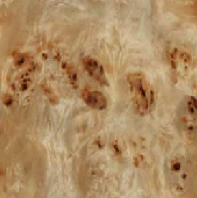
%> input picture texture/texture1.jpg, 197 x 198 px
$ octave steerableBullshit.m   (GNU Octave 9; MATLAB toolbox functions it lacks are replaced by stand-ins)
%> lines starting %> are read from the running program, lines starting %| are printed output that depends on the picture
%> further down, im is the input picture: size 198x197x3 uint8; mean R, G, B 173.4, 139.1, 97.3
### texture/H4.m
function [H4_filters ] = H4(m)
%> called with m = 1


N= 49;
H4_filters = zeros(N,N,8);

H4_vert = ones(N, N);
center = (N+1)./2;
mesh_size = 0.1;
for x =1:N
    for y = 1:N
    H4_vert(x,y) = (2.858*mesh_size*(x-center) - 2.982*(mesh_size*(x-center))^3 + 0.3975*(mesh_size*(x-center))^5)*exp(-((mesh_size*(x-center))^2 + (mesh_size*(y-center))^2));
    %H4(x,y) = (-2.205*(x-center) + 0.978*(x-center)^3)*exp(0.007*(-(x-center)^2 - (y-center)^2));
    end
end

Norm = sum(sum(H4_vert));

 H4_vert = H4_vert./Norm;

%imagesc(H4_vert);

H4_horz = ones(N, N);
center = (N+1)./2;
mesh_size = 0.1;
for x =1:N
    for y = 1:N
    H4_horz(x,y) = (2.858*mesh_size*(y-center) - 2.982*(mesh_size*(y-center))^3 + 0.3975*(mesh_size*(y-center))^5)*exp(-((mesh_size*(x-center))^2 + (mesh_size*(y-center))^2));
    %H4(x,y) = (-2.205*(x-center) + 0.978*(x-center)^3)*exp(0.007*(-(x-center)^2 - (y-center)^2));
    end
end


Norm = sum(sum(H4_horz));

 H4_horz = H4_horz./Norm;

%imagesc(H4_horz);


H4_45 = ones(N, N);
center = (N+1)./2;
mesh_size = 0.1;
vect_a = [1, -1]./(sqrt(2));
vect_b = [1, 1]./(sqrt(2));
for x =1:N
    for y = 1:N
    dot_a= [mesh_size*(x-center), mesh_size*(y-center)]*vect_a';
    dot_b = [mesh_size*(x-center), mesh_size*(y-center)]*vect_b';
    H4_45(x,y) = (2.858*dot_a - 2.982*(dot_a)^3 + 0.3975*(dot_a)^5)*exp(-(((dot_a))^2 + ((dot_b))^2));
    end
end


 H4_45 = H4_45./Norm;


H4_135 = ones(N, N);
center = (N+1)./2;
mesh_size = 0.1;
vect_a = [1, -1]./(sqrt(2));
vect_b = [1, 1]./(sqrt(2));
for x =1:N
    for y = 1:N
    dot_a= [mesh_size*(x-center), mesh_size*(y-center)]*vect_a';
    dot_b = [mesh_size*(x-center), mesh_size*(y-center)]*vect_b';
    H4_135(x,y) = (2.858*dot_b - 2.982*(dot_b)^3 + 0.3975*(dot_b)^5)*exp(-(((dot_a))^2 + ((dot_b))^2));
    end
end


H4_135 = H4_135./Norm;

H4_filters(:,:,1) = H4_vert;
H4_filters(:,:,2) = H4_horz;
H4_filters(:,:,3) = H4_45;
H4_filters(:,:,4) = H4_135;

H4_filters(:,:,5) = flipper(H4_vert);
H4_filters(:,:,6) = flipper(H4_horz);
H4_filters(:,:,7) = flipper(H4_45);
H4_filters(:,:,8) = flipper(H4_135);


end

### texture/flipper.m
function [ flipped ] = flipper( in )
%UNTITLED Summary of this function goes here
%   Detailed explanation goes here
[w, h] = size(in);
flipped = zeros(w, h);

for x=1:w
    for y = 1:h
        flipped(x,y) = in(w - x + 1, h -y + 1);
    end
end

end

### texture/steerableBullshit.m
clc;
clf;
clear;
im = imread('texture1.jpg');
filter_bank = H4(1);


im_g = double(rgb2gray(im));
gau = fspecial('gaussian');

diff = filter_bank(:,:,1) - filter_bank(:,:,5);

low_pass = conv2(im_g, gau, 'same');
high_pass = double(im_g) - low_pass;

im1 = conv2(im_g, filter_bank(:,:,1), 'same');
im2 = conv2(im_g, filter_bank(:,:,2), 'same');

im3 = conv2(im_g, filter_bank(:,:,3), 'same');
im4 = conv2(im_g, filter_bank(:,:,4), 'same');


high1 = low_pass -im1;
high2 = low_pass -im2;

high3 = low_pass -im4;
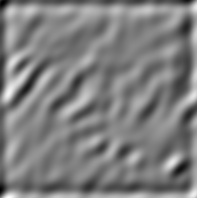
%> high3: size 198x197 double; min -1.1e+18, max 1.1e+18, mean 1.47e+15; drawn with min black and max white
high4 = low_pass -im3;
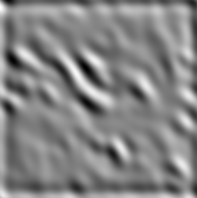
%> high4: size 198x197 double; min -1.24e+18, max 1.14e+18, mean -1.6e+15; drawn with min black and max white
alpha = 1000;


im11 = conv2(im1, filter_bank(:,:,5), 'same');
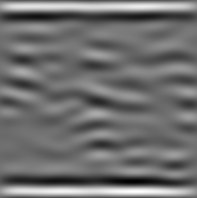
%> im11: size 198x197 double; min -1.71e+36, max 2.31e+36, mean 5.82e+34; drawn with min black and max white
im22 = conv2(im2, filter_bank(:,:,6), 'same');
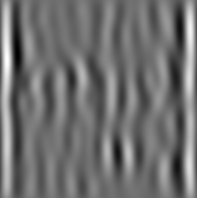
%> im22: size 198x197 double; min -4.35e+34, max 5.75e+34, mean 1.23e+33; drawn with min black and max white
im33 = conv2(im3, filter_bank(:,:,7), 'same');
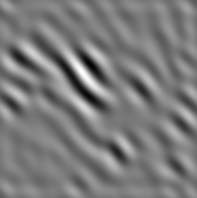
%> im33: size 198x197 double; min -4.05e+34, max 4.34e+34, mean 2.15e+32; drawn with min black and max white
im44 = conv2(im4, filter_bank(:,:,8), 'same');
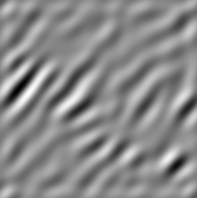
%> im44: size 198x197 double; min -2.85e+34, max 2.41e+34, mean 2.14e+32; drawn with min black and max white

sum_im = (im11+im22+im33+im44 + alpha*(high1 + high2+high3+high4))./8;
sum2 = (im11+im22+im33+im44)./4;
imagesc(sum_im);
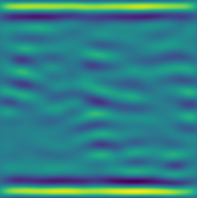
%> displayed picture: size 198x197x3, on the screen's scale of 0 to 255; mean R, G, B 47.8, 128.2, 135.4

keyboard;

$ run again, with texture/l2i3.jpg copied over texture/texture1.jpg
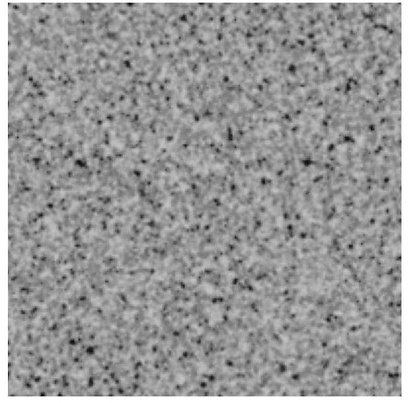
%> input picture texture/l2i3.jpg, 420 x 403 px, shrunk from 635 x 610 before the run
%> im is the input picture: size 403x420x3 uint8; min 0, max 255, mean 154.6
%> `im44 = conv2(im4, filter_bank(:,:,8), 'same');`:
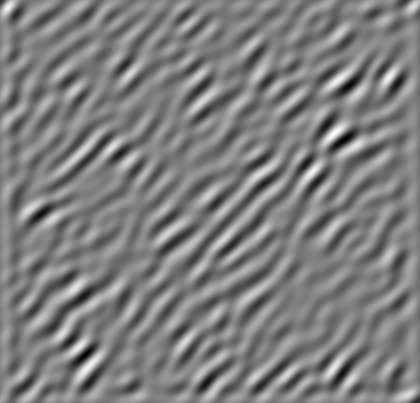
%> im44: size 403x420 double; min -3.71e+34, max 3.74e+34, mean 1.61e+32; drawn with min black and max white
%> `imagesc(sum_im);`:
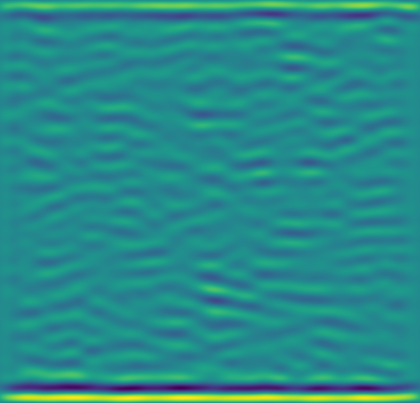
%> displayed picture: size 403x420x3, on the screen's scale of 0 to 255; mean R, G, B 39.2, 139.4, 137.9

$ run again, with texture/l5i1.jpg copied over texture/texture1.jpg
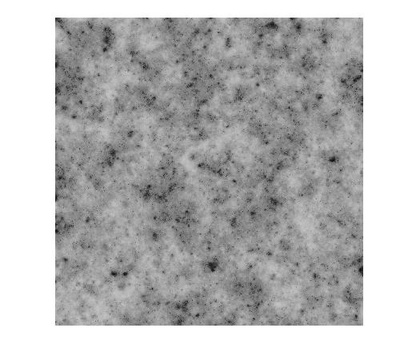
%> input picture texture/l5i1.jpg, 420 x 364 px, shrunk from 525 x 455 before the run
%> im is the input picture: size 364x420x3 uint8; min 10, max 255, mean 187
%> `im44 = conv2(im4, filter_bank(:,:,8), 'same');`:
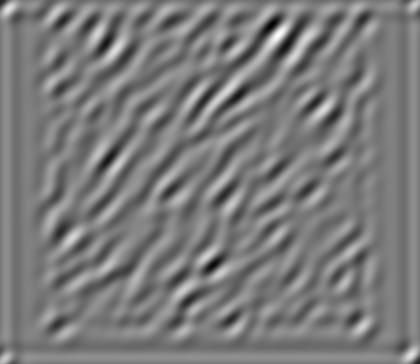
%> im44: size 364x420 double; min -3.17e+34, max 3.39e+34, mean 1.84e+32; drawn with min black and max white
%> `imagesc(sum_im);`:
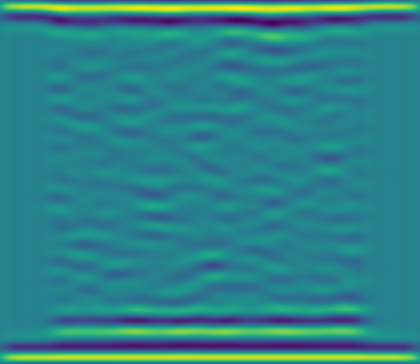
%> displayed picture: size 364x420x3, on the screen's scale of 0 to 255; mean R, G, B 45.4, 129.5, 136.7

$ run again, with texture/l5i3.jpg copied over texture/texture1.jpg
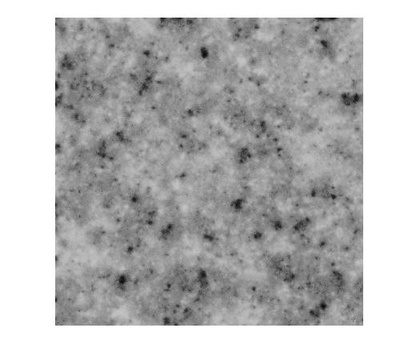
%> input picture texture/l5i3.jpg, 420 x 364 px, shrunk from 525 x 455 before the run
%> im is the input picture: size 364x420x3 uint8; min 7, max 255, mean 187
%> `imagesc(sum_im);`:
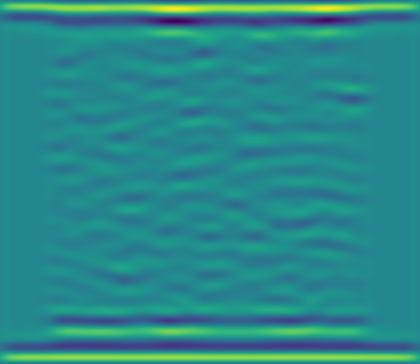
%> displayed picture: size 364x420x3, on the screen's scale of 0 to 255; mean R, G, B 41.2, 136.8, 137.8
